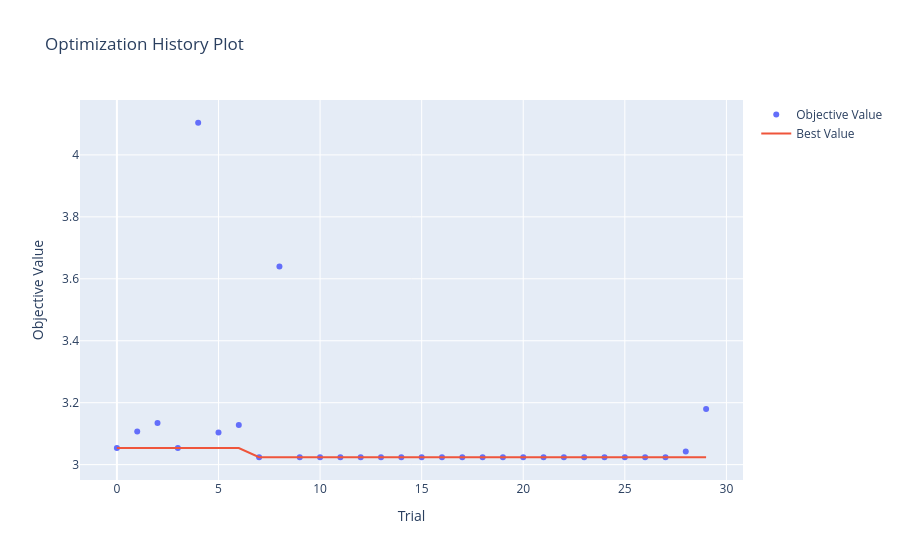

The code cell stored with this chart in its notebook:
### Code cell
optuna.visualization.plot_optimization_history(study)

### Figure 1 — Plotly figure (JSON) as saved in the notebook; plotly's stock layout.template omitted (floating-point values rounded to 4 significant figures)
{"data": [{"mode": "markers", "name": "Objective Value", "type": "scatter", "x": [0, 1, 2, 3, 4, 5, 6, 7, 8, 9, 10, 11, 12, 13, 14, 15, 16, 17, 18, 19, 20, 21, 22, 23, 24, 25, 26, 27, 28, 29], "y": [3.053, 3.107, 3.135, 3.053, 4.104, 3.104, 3.128, 3.024, 3.64, 3.024, 3.024, 3.024, 3.024, 3.024, 3.024, 3.024, 3.024, 3.024, 3.024, 3.024, 3.024, 3.024, 3.024, 3.024, 3.024, 3.024, 3.024, 3.024, 3.042, 3.18]}, {"mode": "lines", "name": "Best Value", "type": "scatter", "x": [0, 1, 2, 3, 4, 5, 6, 7, 8, 9, 10, 11, 12, 13, 14, 15, 16, 17, 18, 19, 20, 21, 22, 23, 24, 25, 26, 27, 28, 29], "y": [3.053, 3.053, 3.053, 3.053, 3.053, 3.053, 3.053, 3.024, 3.024, 3.024, 3.024, 3.024, 3.024, 3.024, 3.024, 3.024, 3.024, 3.024, 3.024, 3.024, 3.024, 3.024, 3.024, 3.024, 3.024, 3.024, 3.024, 3.024, 3.024, 3.024]}, {"marker": {"color": "#cccccc"}, "mode": "markers", "name": "Infeasible Trial", "showlegend": false, "type": "scatter", "x": [], "y": []}], "layout": {"title": {"text": "Optimization History Plot"}, "xaxis": {"title": {"text": "Trial"}}, "yaxis": {"title": {"text": "Objective Value"}}}}
